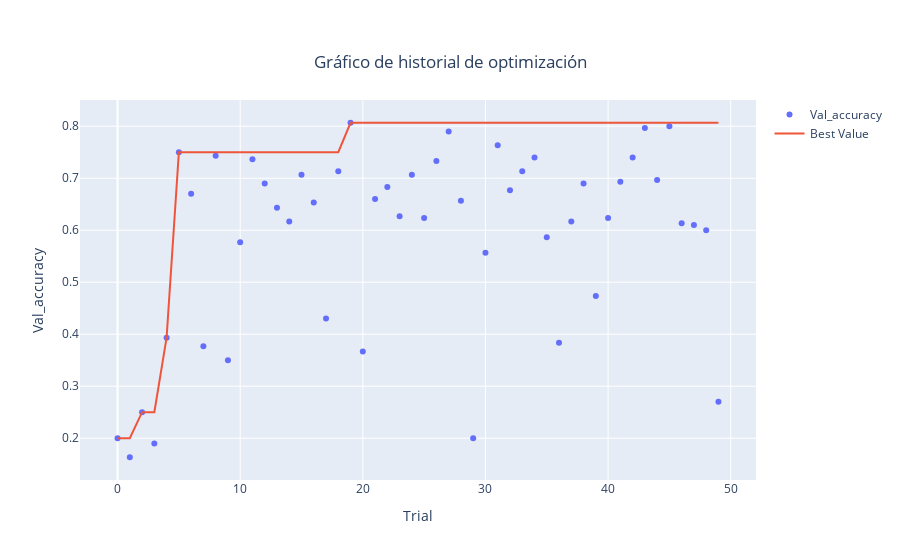

Notebook code for this chart:
### Code cell
fig = optuna.visualization.plot_optimization_history(study_GRU,target_name="Val_accuracy")
config = {
  'toImageButtonOptions': {
    'format': 'png', # one of png, svg, jpeg, webp
    'filename': 'custom_image',
    'height': 500,
    'width': 1000,
    'scale':4 # Multiply title/legend/axis/canvas sizes by this factor
  }
}
fig.update_layout(title={
                    'text': "Gráfico de historial de optimización",
                    'x':0.5, #Centrar el título horizontalmente
                    'y':0.90, #Posicionar el título en la parte superior
                    'xanchor': 'center',
                    'yanchor': 'top'})

fig.show( config=config)

### Figure 1 — Plotly figure (JSON) as saved in the notebook; plotly's stock layout.template omitted (floating-point values rounded to 4 significant figures)
{"data": [{"mode": "markers", "name": "Val_accuracy", "type": "scatter", "x": [0, 1, 2, 3, 4, 5, 6, 7, 8, 9, 10, 11, 12, 13, 14, 15, 16, 17, 18, 19, 20, 21, 22, 23, 24, 25, 26, 27, 28, 29, 30, 31, 32, 33, 34, 35, 36, 37, 38, 39, 40, 41, 42, 43, 44, 45, 46, 47, 48, 49], "y": [0.2, 0.1633, 0.25, 0.19, 0.3933, 0.75, 0.67, 0.3767, 0.7433, 0.35, 0.5767, 0.7367, 0.69, 0.6433, 0.6167, 0.7067, 0.6533, 0.43, 0.7133, 0.8067, 0.3667, 0.66, 0.6833, 0.6267, 0.7067, 0.6233, 0.7333, 0.79, 0.6567, 0.2, 0.5567, 0.7633, 0.6767, 0.7133, 0.74, 0.5867, 0.3833, 0.6167, 0.69, 0.4733, 0.6233, 0.6933, 0.74, 0.7967, 0.6967, 0.8, 0.6133, 0.61, 0.6, 0.27]}, {"name": "Best Value", "type": "scatter", "x": [0, 1, 2, 3, 4, 5, 6, 7, 8, 9, 10, 11, 12, 13, 14, 15, 16, 17, 18, 19, 20, 21, 22, 23, 24, 25, 26, 27, 28, 29, 30, 31, 32, 33, 34, 35, 36, 37, 38, 39, 40, 41, 42, 43, 44, 45, 46, 47, 48, 49], "y": [0.2, 0.2, 0.25, 0.25, 0.3933, 0.75, 0.75, 0.75, 0.75, 0.75, 0.75, 0.75, 0.75, 0.75, 0.75, 0.75, 0.75, 0.75, 0.75, 0.8067, 0.8067, 0.8067, 0.8067, 0.8067, 0.8067, 0.8067, 0.8067, 0.8067, 0.8067, 0.8067, 0.8067, 0.8067, 0.8067, 0.8067, 0.8067, 0.8067, 0.8067, 0.8067, 0.8067, 0.8067, 0.8067, 0.8067, 0.8067, 0.8067, 0.8067, 0.8067, 0.8067, 0.8067, 0.8067, 0.8067]}], "layout": {"title": {"text": "Gráfico de historial de optimización", "x": 0.5, "xanchor": "center", "y": 0.9, "yanchor": "top"}, "xaxis": {"title": {"text": "Trial"}}, "yaxis": {"title": {"text": "Val_accuracy"}}}}
